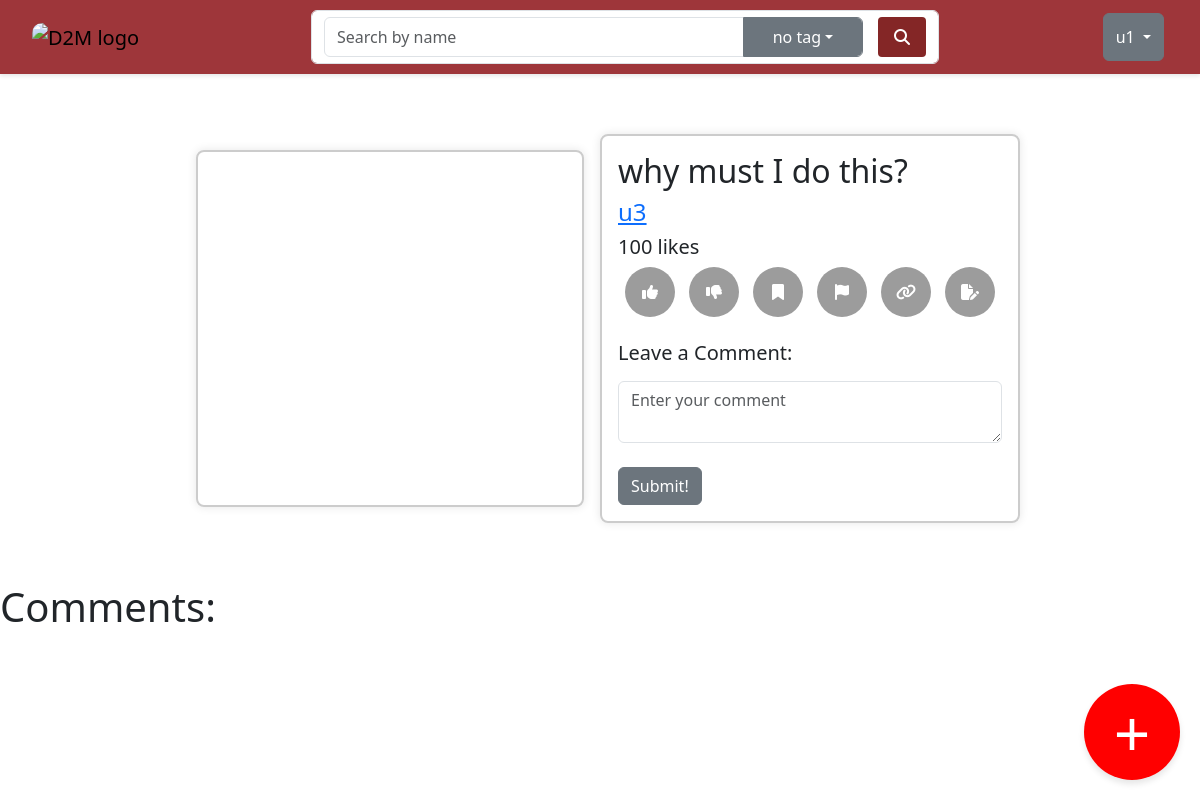
The app's page /post/30/ (signed in), older data.
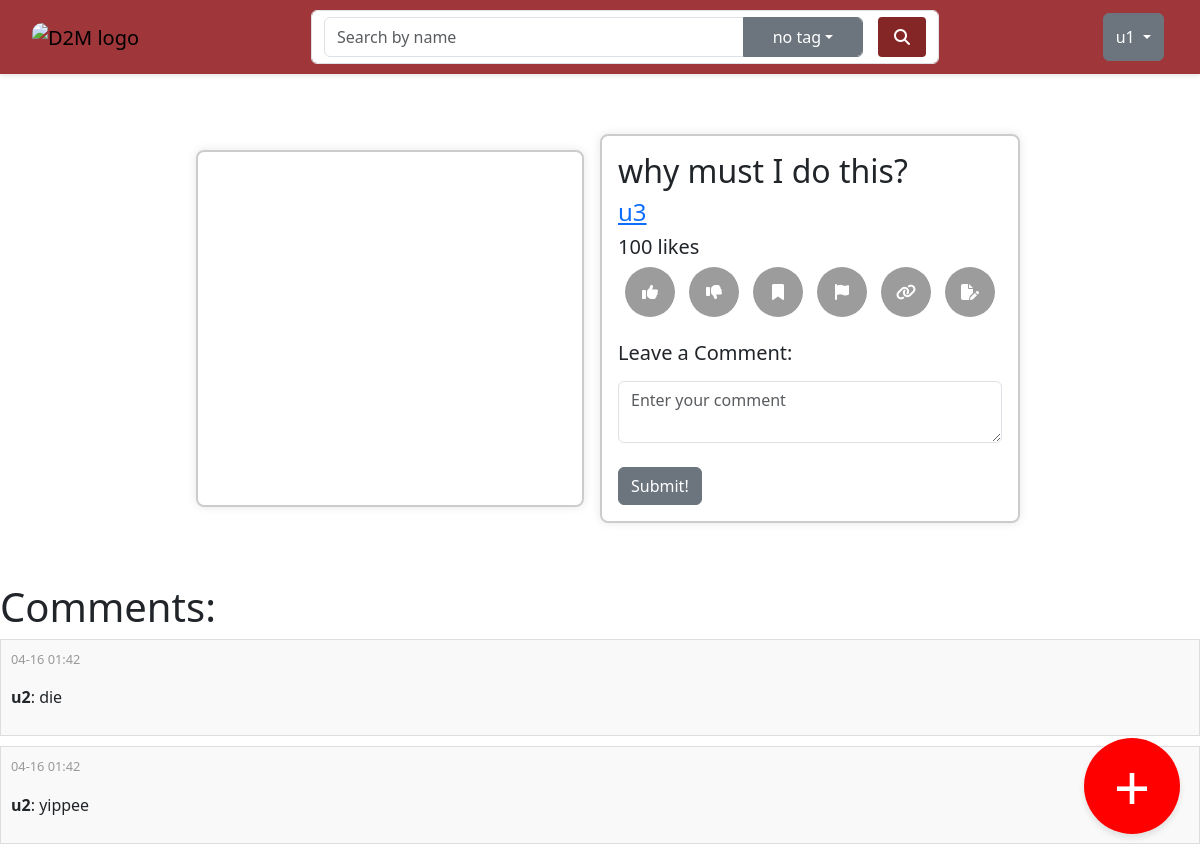
The same page, newer data.
### app.py (models this page shows, shortened)
class User(db.Model) :
    __tablename__ = 'Users'
    username = db.Column(db.String, unique = True)
    gccEmail = db.Column(db.String, primary_key = True)
    bio = db.Column(db.String, nullable = True)
    backupEmail = db.Column(db.String, default = "")
    backupPasswordHash = db.Column(db.String, nullable = True)
    passwordResetToken = db.Column(db.String, nullable = True)
    timesReported = db.Column(db.Integer, default = 0)
    postList = db.relationship('Post', backref='owner')
    commentList = db.relationship('Comment', backref='owner')
    reportList = db.relationship('Report', backref='reporter')
    likeList = db.relationship('Like', backref='user')
    bookmarkList = db.relationship('Bookmark', backref='user')
    notificationList = db.relationship('Notification', backref='user')
    followList = db.relationship('Follow', back_populates='follower', foreign_keys='Follow.user1')
    blockList = db.relationship('Block', back_populates='blocker', foreign_keys='Block.user1')

class Post(db.Model) :
    __tablename__ = 'Posts'
    postID = db.Column(db.Integer, primary_key = True, autoincrement = True)
    spacing = db.Column(db.Float, nullable = False, default = 0.0)
    space_arrangement = db.Column(db.Float, default = 0.0)
    title = db.Column(db.String, nullable = True)
    backImage = db.Column(db.String, nullable = False)
    timePosted = db.Column(db.DateTime)
    username = db.Column(db.String, db.ForeignKey('Users.username'))
    draw = db.Column(db.String)
    numLikes = db.Column(db.Integer, default=0)
    numLikesD1 = db.Column(db.Integer) # [0,10) min ago
    numLikesD2 = db.Column(db.Integer) # [10,20) min ago
    numLikesD3 = db.Column(db.Integer) # [20,30) min ago
    tag = db.Column(db.String, db.ForeignKey('Tags.tag'))
    template = db.Column(db.Boolean, default = False)
    comments = db.relationship('Comment', backref='parentPost')
    textBoxes = db.relationship('TextBox', backref='parentPost')
    extraImage = db.relationship('ExtraImage', backref='parentPost')
    reportsList = db.relationship('Report', backref='post')
    likeUsers = db.relationship('Like', backref='post')
    bookmarkUsers = db.relationship('Bookmark', backref='post')
    def to_json(self):
        return {
            "id": self.postID,
            "spacing": self.spacing,
            "title": self.title,
            "backImage": self.backImage,
            "thumbnail": f"images/thumbnails/{self.postID}.png",
            "username": self.username,
            "numLikes": self.numLikes,
            "comments": [c.to_json() for c in self.comments],
            "textBoxes": [t.to_json() for t in self.textBoxes],
            "reportsList": [r.to_json() for r in self.reportsList]
        }

class Comment(db.Model) :
    __tablename__ = 'Comments'
    commentID = db.Column(db.Integer, primary_key = True, autoincrement=True)
    content = db.Column(db.String, nullable = False)
    timePosted = db.Column(db.String, nullable = False)
    username = db.Column(db.String, db.ForeignKey('Users.username'))
    postID = db.Column(db.Integer, db.ForeignKey('Posts.postID'))
    def to_json(self):
	    return {
			"id": self.commentID,
			"content": self.content,
			"timePosted": self.timePosted,
			"username": self.username,
			"parentPost": self.postID,
		}

### app.py (the view)
@app.get("/post/<int:post_id>/")
def get_post(post_id):
    post = Post.query.get_or_404(post_id)
    user = load_user(session.get('customIdToken'))
    has_liked = Like.query.filter_by(postID=post_id, userEmail= user.gccEmail, positive=True).first() is not None
    has_disliked = Like.query.filter_by(postID=post_id, userEmail=user.gccEmail, positive=False).first() is not None
    has_bookmarked = Bookmark.query.filter_by(postID=post_id, userEmail=user.gccEmail).first() is not None
    return render_template("post.html", post=post.to_json(), loggedInUser = user, has_liked=has_liked,has_disliked = has_disliked, has_bookmarked=has_bookmarked)

### app.py (called while the page is built)
def load_user(userEmail):
    if userEmail != None:
        return User.query.get(userEmail)
    else:
        return None

### templates/post.html (shortened to what this page needs)
{% extends "base.html" %}
{% block head %}
    <link rel = "stylesheet" href = "{{ url_for('static', filename='css/post.css') }}">
    <link rel="stylesheet" href="{{ url_for('static', filename='css/styling.css') }}">
    <link rel="stylesheet" href="https://cdnjs.cloudflare.com/ajax/libs/font-awesome/4.7.0/css/font-awesome.min.css">
    <link rel="stylesheet" type="text/css" href="http://code.jquery.com/ui/1.9.2/themes/base/jquery-ui.css"/>
{% endblock %}
{% block content %}
<div id = "left-content">
    <div id = "meme">
    </div>
</div>
<div id = "right-content">
    <div id = "details">
        <h2> {{ post["title"] }} </h2>
        <a href="{{ url_for('get_profile', username=post.username) }}">
            <h4>{{ post.username }}</h4>
        </a>
        <h5> {{ post["numLikes"] }} likes </h5>
    </div>
    <div class="post-buttons">
        <button id="like-btn" data-postId="{{ post['id'] }}" data-liked="{{ has_liked }}"><i class="fa-solid fa-thumbs-up"></i></button>
        <button id="dislike-btn" data-postId="{{ post['id'] }}" data-disliked="{{ has_disliked }}"><i class="fa-solid fa-thumbs-down"></i></button>
        <button id="bookmark-btn" data-postId="{{ post['id'] }}" data-bookmark="{{ has_bookmarked }}" ><i class="fa-solid fa-bookmark"></i></button>
        {% if loggedInUser.username == post.username%}
        <button id="delete-btn" data-postId="{{ post['id'] }}" type="button" class="btn btn-danger" id="deletePostBtn" data-toggle="modal" data-target="#confirmDeleteModal">
            <i class="fa-solid fa-trash"></i>
        </button>
        {% else %}
        <button id="report-btn" data-postId="{{ post['id'] }}" data-toggle="modal" data-target="#exampleModal"><i class="fa-solid fa-flag"></i></button>
        {% endif %}
        <button id="copy-link-btn"><i class="fa-solid fa-link"></i></button>
        <a href="{{ url_for('get_remix', post_id=post.id ) }}">
            <button id="remix-btn" ><i class="fa-solid fa-file-pen"></i></button>
        </a>
    </div>
    <form id="comment-form" data-postId="{{ post['id'] }}">
        <br>
        <h5><label for="comment">Leave a Comment:</label><br></h5>
        <textarea id="comment-box" placeholder="Enter your comment" class="form-control"></textarea><br>
        <input type="submit" class = "btn btn-secondary" value="Submit!">
    </form>
    </div>
</div>
<div id = "comment-content">
    <h1> Comments:</h1>
    {% for comment in post.comments %}
    <div class="comment-box">
        <div class="comment">
            <p class="comment-time">{{ comment.timePosted }}</p>
            <div class="comment-content">
                <p><strong>{{ comment.username }}</strong>: {{ comment.content }}</p>
            </div>
        </div>
    </div>
    {% endfor %}
</div>
{% endblock %}

### templates/base.html (shortened to what this page needs)
<!doctype html>
<html lang="en">
  <head>
    <link rel="stylesheet" href="https://cdn.jsdelivr.net/npm/bootstrap@4.0.0/dist/css/bootstrap.min.css">
    <link rel="stylesheet" href="{{ url_for('static', filename='css/styling.css') }}">
    <link href="https://cdn.jsdelivr.net/npm/bootstrap@5.3.3/dist/css/bootstrap.min.css" rel="stylesheet">
    {% block head %} {% endblock %}
  </head>
  <body>
    <nav class="navbar navbar-expand-lg">
        <a class="navbar-brand" href="{{ url_for('get_home') }}" style = "margin-left: .75rem;">
            <img src="{{url_for('static', filename='images/logo.png')}}" alt="D2M logo" style="width:3rem;height:3rem;border-radius: 10px;">
        </a>
        <div class="collapse navbar-collapse d-flex justify-content-center" id="navbarSupportedContent">
            <div class="form-inline my-2 my-lg-0">
            <div class="form-control mr-sm-2 d-flex justify-content-around input-group">
                <input type="text" id="searchInput" placeholder="Search by name" class="form-control" style="width: 35vw; border-top-right-radius: 0%;  border-bottom-right-radius: 0%;">
                <button id="tag-dropdown-btn" class="btn btn-secondary rounded dropdown-toggle form-control" data-bs-toggle="dropdown" aria-expanded="false" data-bs-auto-close="outside" style="margin-right: 1rem; border-top-left-radius: 0% !important;  border-bottom-left-radius: 0% !important; width: 10vw;">no tag</button>
                <button id="searchButton" onclick="search()"><i class="fa-solid fa-magnifying-glass"></i></button>
            </div>
          </div>
        </div>
        <div class="btn-group" style="margin-right: 1rem; height: 3rem;">
            <button type="button" class="btn btn-secondary dropdown-toggle" data-toggle="dropdown" aria-haspopup="true" aria-expanded="false">
                {% if loggedInUser %}
                {{loggedInUser.username}}
                {% else %}
                <i class="fa-regular fa-user"></i>
                {% endif %}
            </button>
            {% if not templates %}
            <a href="{{ url_for('get_create') }}" class="circular-button-link">
                <button class="circular-button">+</button>
            </a>
            {% endif %}
        </div>
      </nav>
    <div id = "main-content-div">
        {% block content %}{% endblock %}
</body>
</html>

### static/css/styling.css (style rules this page uses)
.navbar { display: flex; justify-content: space-between; align-items: center; background-color: #9e363a; width: 100%; top: 0; padding: 10px 20px; box-shadow: 0 2px 4px rgba(0, 0, 0, 0.1); z-index: 1000; }
.circular-button { width: 6rem; height: 6rem; border-radius: 50%; background-color: #ff0000; color: white; border: none; cursor: pointer; position: fixed; bottom: 20px; right: 20px; box-shadow: 0 4px 6px rgba(0, 0, 0, 0.1); outline: none; font-size: 4rem; }
body { margin: 0; }
#searchButton { padding: 8px 16px; font-size: 16px; background-color: #842626; color: #fff; border: none; border-radius: 4px; cursor: pointer; transition: background-color 0.3s ease; }
.navbar { display: flex; justify-content: space-between; }

### static/css/post.css (style rules this page uses)
#main-content-div { width: 80%; display: grid; grid-template-columns: 50% 50%; margin: auto; padding: 5%; }
#left-content { margin: 1rem; max-width: 100%; height: auto; overflow: hidden; border: #cccccc solid 2px; padding: 1rem; border-radius: 8px; box-shadow: 0 0 10px rgba(0, 0, 0, 0.1); }
#right-content { border: #cccccc solid 2px; padding: 1rem; border-radius: 8px; box-shadow: 0 0 10px rgba(0, 0, 0, 0.1); }
#meme { margin: 1rem auto; display: block; }
.post-buttons { display: flex; justify-content: space-around; align-items: center; }
.post-buttons button { width: 50px; height: 50px; border-radius: 50%; background-color: #9c9c9c; border: none; color: white; font-size: 16px; cursor: pointer; transition: background-color 0.3s ease; }
.comment-box { background-color: #f9f9f9; border: 1px solid #ddd; padding: 10px; margin-bottom: 10px; }
.comment-time { color: #999; font-size: 0.8em; }
.comment-content { margin-top: 5px; }

Row changes from the older to the newer data that the page shows:
added Comment: timePosted "04-16 01:42", username "u2", content "die"
added Comment: timePosted "04-16 01:42", username "u2", content "yippee"
